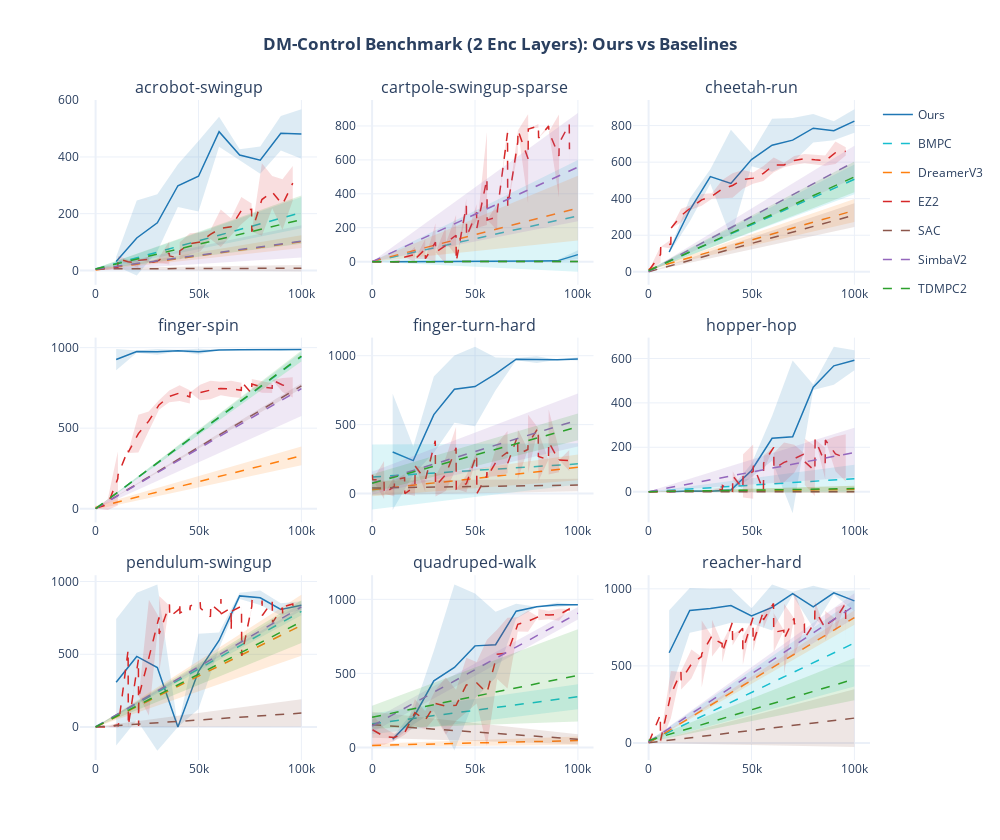

Source (notebook cell):
### Code cell
grid_fig = create_grid_figure(all_data, our_tasks, COLORS, cols=3)
grid_fig.show()
